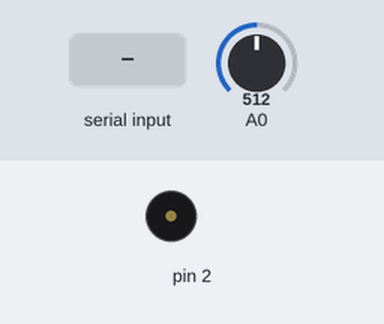
Bench run of a sketch on a simulated Arduino Uno, built with avr-gcc and run on an emulated ATmega328P. Parts: buzzer (waves = sounding). The inputs (shaded band) are chosen by the test bench; at power-on: A0 = 512. What the sketch prints to the serial monitor is not drawn.

Above: at 1.2 s.
1.3 s: "BLINK\n" received over Serial
At 1.7 s:
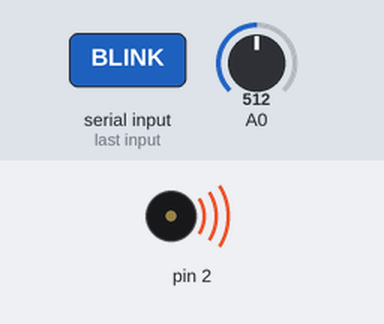
3.3 s: "OPEN\n" received over Serial
4.8 s: A0 set to 716
6.3 s: A0 set to 900
Timing chart, 0 to 8.8 s (numbered marks = the images above; inputs shaded):
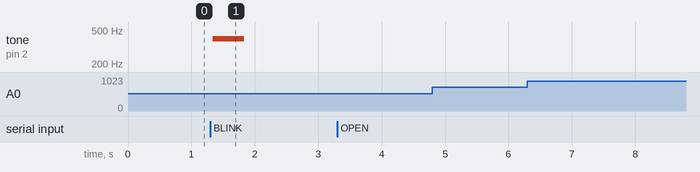

Measured:
- after the input at 1.3 s, tone on pin 2: silent → 395 Hz at once, → silent 0.50 s later
- after the input at 3.3 s, every drawn part: stays the same
- after the input at 4.8 s, every drawn part: stays the same
- after the input at 6.3 s, every drawn part: stays the same

The sketch:

sketch-week2.ino
```cpp
// Simple Arduino sketch to read a photoresistor and control a buzzer via serial commands
// The force sensor will change the frequency of the buzzer
// The buzzer will only make a sound when user is blinking (therefore the arduino.js will send "BLINK" command via serial)
// Upload the Arduino code before running this web app and then close the Arduino IDE. Two apps / programs cannot be running the same port.

void setup() {
  Serial.begin(9600);   // initialize serial communication
}

void loop() {

  int forceSensor = analogRead(A0);   // Photoresistor
  int freq = map(forceSensor,0, 1024, 350,440);
      Serial.println(freq);

  if (Serial.available()) {
          Serial.println("Serial is available");

    String cmd = Serial.readStringUntil('\n');
    cmd.trim();

    if (cmd == "BLINK") {
      Serial.println("blink");
      tone(2, freq, 500);
    } else if (cmd == "OPEN") {
      Serial.println("open eyes");
      noTone(2);
    }
  }

  // delay(1000); // small delay to make serial output readable
}
```
